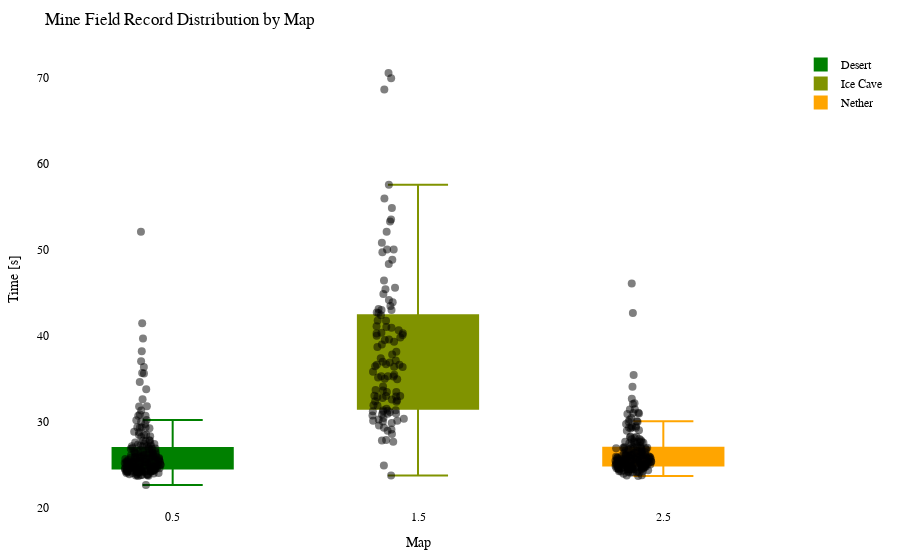

The code cell stored with this chart in its notebook:
### Code cell
import plotly.graph_objects as go
import plotly.io as pio

df = getRecordsDataframe(minigame="Minenfeld")

# Calculate the offset for centering the data points
num_columns = len(df.columns)
offset = 0.5

# Create a Swarm plot using Plotly
fig = go.Figure()

cmap = LinearSegmentedColormap.from_list("green_orange", ["green", "orange"])
colors = [to_hex(cmap(i / (num_columns - 1))) for i in range(num_columns)]

for i, (column, color) in enumerate(zip(df.columns, colors)):
    x_values = [i + offset] * len(df[column])  # Adjust x-values with offset for horizontal centering
    fig.add_trace(go.Box(x=x_values,
                         y=df[column],
                         name=column,
                         boxpoints='all',
                         pointpos=-0.5,  # Adjust point position to prevent overlapping
                         marker=dict(color='rgba(0,0,0,0.5)', size=8),  # Adjust marker color and size
                         line=dict(color=color),
                         fillcolor=color,
                         hovertext=df_to_html.index,
                         hoverinfo='name+text+y',
                         showlegend=True))

fig.update_layout(title="Mine Field Record Distribution by Map",
                  xaxis=dict(title="Map"),
                  yaxis=dict(title="Time [s]"),
                  showlegend=True,
                  font=dict(family="Arial", size=12, color="black"),  # Customize font
                  plot_bgcolor="white",  # Set background color
                  margin=dict(l=50, r=50, t=50, b=50),  # Adjust margins for better layout
                  )


pio.show(fig)

pio.write_html(fig, "out/minef_swarm_plot.html")

### Figure 1 — Plotly figure (JSON) as saved in the notebook; plotly's stock layout.template omitted (floating-point values rounded to 4 significant figures; data arrays with more than 128 entries replaced by an {"elided": "..."} marker saying what was removed)
{"data": [{"boxpoints": "all", "fillcolor": "#008000", "hoverinfo": "name+text+y", "hovertext": {"elided": "217 str values"}, "line": {"color": "#008000"}, "marker": {"color": "rgba(0,0,0,0.5)", "size": 8}, "name": "Desert", "pointpos": -0.5, "showlegend": true, "type": "box", "x": {"elided": "217 float values"}, "y": {"elided": "217 float values"}}, {"boxpoints": "all", "fillcolor": "#809300", "hoverinfo": "name+text+y", "hovertext": {"elided": "217 str values"}, "line": {"color": "#809300"}, "marker": {"color": "rgba(0,0,0,0.5)", "size": 8}, "name": "Ice Cave", "pointpos": -0.5, "showlegend": true, "type": "box", "x": {"elided": "217 float values"}, "y": {"elided": "217 float values"}}, {"boxpoints": "all", "fillcolor": "#ffa500", "hoverinfo": "name+text+y", "hovertext": {"elided": "217 str values"}, "line": {"color": "#ffa500"}, "marker": {"color": "rgba(0,0,0,0.5)", "size": 8}, "name": "Nether", "pointpos": -0.5, "showlegend": true, "type": "box", "x": {"elided": "217 float values"}, "y": {"elided": "217 float values"}}], "layout": {"font": {"color": "black", "family": "Arial", "size": 12}, "margin": {"b": 50, "l": 50, "r": 50, "t": 50}, "plot_bgcolor": "white", "showlegend": true, "title": {"text": "Mine Field Record Distribution by Map"}, "xaxis": {"title": {"text": "Map"}}, "yaxis": {"title": {"text": "Time [s]"}}}}
